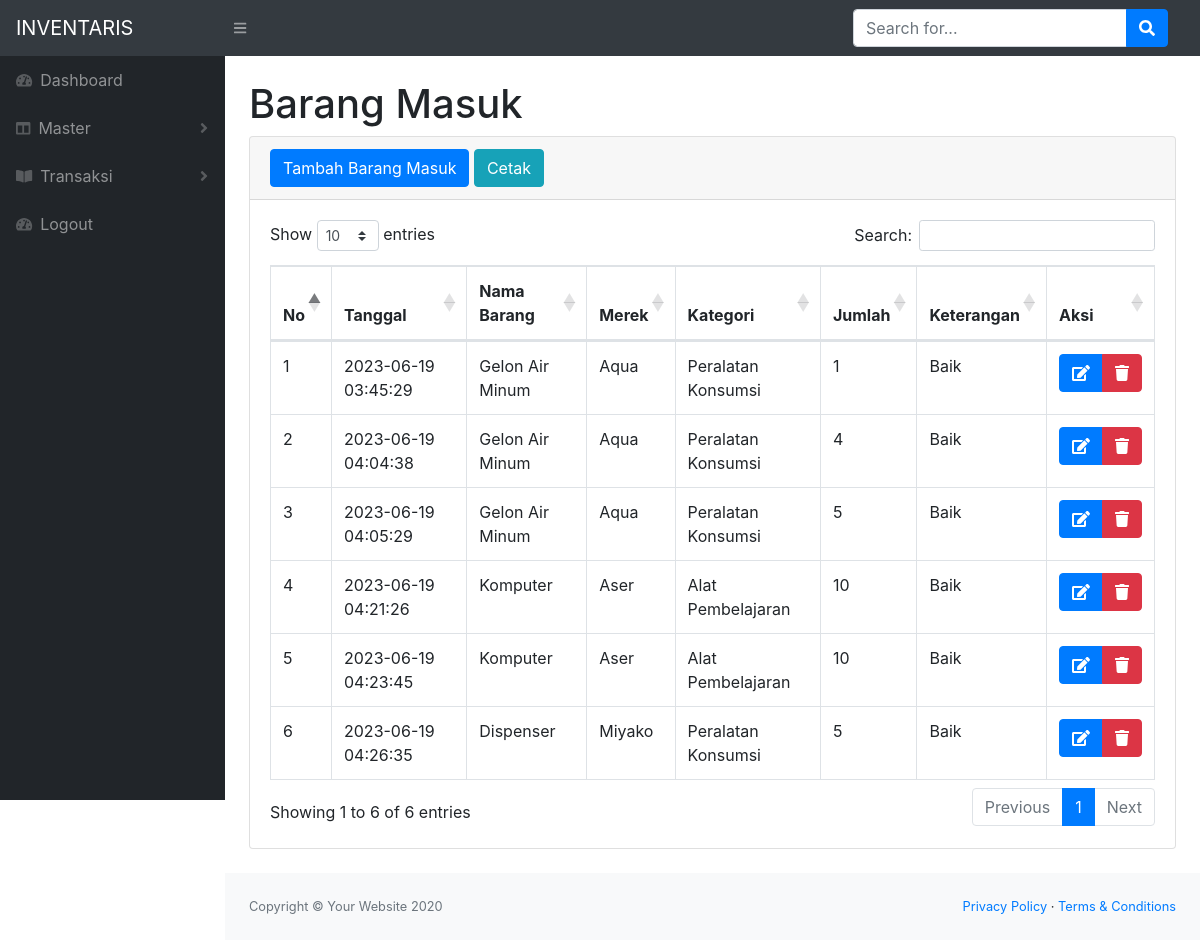
The app's page /barang_masuk.php with its own data.
### tables this page shows
CREATE TABLE `tb_barang_masuk` (
  `id_barang_masuk` int(11) NOT NULL,
  `tanggal` timestamp NOT NULL DEFAULT current_timestamp() ON UPDATE current_timestamp(),
  `jumlah_barang_masuk` int(11) NOT NULL,
  `ket_bMasuk` varchar(100) NOT NULL,
  `id_stok` int(11) NOT NULL,
  `id_merek` int(11) NOT NULL,
  `id_kategori` int(11) NOT NULL,
  `id_ruangan` int(11) NOT NULL
);

CREATE TABLE `tb_stok` (
  `id_stok` int(11) NOT NULL,
  `nama_barang` varchar(100) NOT NULL,
  `jumlah_stok` int(11) NOT NULL,
  `keterangan_barang` varchar(100) NOT NULL,
  `id_merek` int(11) NOT NULL,
  `id_kategori` int(11) NOT NULL,
  `id_kondisi_barang` int(11) NOT NULL,
  `id_ruangan` int(11) NOT NULL
);

CREATE TABLE `tb_merek` (
  `id_merek` int(11) NOT NULL,
  `nama_merek` varchar(100) NOT NULL,
  `keterangan` varchar(100) NOT NULL,
  `id_stok` int(11) NOT NULL
);

CREATE TABLE `tb_kategori` (
  `id_kategori` int(11) NOT NULL,
  `nama_kategori` varchar(100) NOT NULL,
  `keterangan` varchar(100) NOT NULL,
  `id_stok` int(11) NOT NULL
);

### barang_masuk.php (the view, shortened to what this page needs)
<?php
require 'function.php';
?>
<!DOCTYPE html>
<html lang="en">
    <head>
        <link href="css/styles.css" rel="stylesheet" />
        <link href="https://cdn.datatables.net/1.10.20/css/dataTables.bootstrap4.min.css" rel="stylesheet" />
    </head>
    <body class="sb-nav-fixed">
        <nav class="sb-topnav navbar navbar-expand navbar-dark bg-dark">
            <a class="navbar-brand" href="index.html">INVENTARIS</a>
            <button class="btn btn-link btn-sm order-1 order-lg-0" id="sidebarToggle" href="#"><i class="fas fa-bars"></i></button>
            <form class="d-none d-md-inline-block form-inline ml-auto mr-0 mr-md-3 my-2 my-md-0">
                <div class="input-group">
                    <input class="form-control" type="text" placeholder="Search for..." aria-label="Search" aria-describedby="basic-addon2" />
                    <div class="input-group-append">
                        <button class="btn btn-primary" type="button"><i class="fas fa-search"></i></button>
                    </div>
                </div>
            </form>
        </nav>
        <div id="layoutSidenav">
            <div id="layoutSidenav_nav">
                <nav class="sb-sidenav accordion sb-sidenav-dark" id="sidenavAccordion">
                    <div class="sb-sidenav-menu">
                        <div class="nav">
                            <a class="nav-link" href="index.php">
                                <div class="sb-nav-link-icon"><i class="fas fa-tachometer-alt"></i></div>
                                Dashboard
                            </a>
                            <a class="nav-link collapsed" href="#" data-toggle="collapse" data-target="#collapseLayouts" aria-expanded="false" aria-controls="collapseLayouts">
                                <div class="sb-nav-link-icon"><i class="fas fa-columns"></i></div>
                                Master
                                <div class="sb-sidenav-collapse-arrow"><i class="fas fa-angle-down"></i></div>
                            </a>
                            <a class="nav-link collapsed" href="#" data-toggle="collapse" data-target="#collapsePages" aria-expanded="false" aria-controls="collapsePages">
                                <div class="sb-nav-link-icon"><i class="fas fa-book-open"></i></div>
                                Transaksi
                                <div class="sb-sidenav-collapse-arrow"><i class="fas fa-angle-down"></i></div>
                            </a>
                            <a class="nav-link" href="login.php">
                                <div class="sb-nav-link-icon"><i class="fas fa-tachometer-alt"></i></div>
                                Logout
                            </a>
                        </div>
                </nav>
            </div>
            <div id="layoutSidenav_content">
                <main>
                    <div class="container-fluid">
                        <h1 class="mt-4">Barang Masuk</h1>
                        <div class="card mb-4">
                            <div class="card-header">
                                <button type="button" class="btn btn-primary" data-toggle="modal" data-target="#myModal">
                                    Tambah Barang Masuk
                                </button>
                                <a href="export/export_dataBMasuk.php" class="btn btn-info" target="_blank">Cetak</a>
                            </div>
                            <div class="card-body">
                                <div class="table-responsive">
                                    <table class="table table-bordered" id="dataTable" width="100%" cellspacing="0">
                                        <thead>
                                            <tr>
                                                <th>No</th>
                                                <th>Tanggal</th>
                                                <th>Nama Barang</th>
                                                <th>Merek</th>
                                                <th>Kategori</th>
                                                <th>Jumlah</th>
                                                <th>Keterangan</th>
                                                <th>Aksi</th>
                                            </tr>
                                        </thead>
                                        <tbody>
                                            <?php
                                                $i = 1;
                                                $showdataBMasuk = mysqli_query($conn, "SELECT * FROM tb_barang_masuk
                                                    INNER JOIN tb_stok ON tb_stok.id_stok = tb_barang_masuk.id_stok
                                                    INNER JOIN tb_merek ON tb_merek.id_merek = tb_barang_masuk.id_merek
                                                    INNER JOIN tb_kategori ON tb_kategori.id_kategori = tb_barang_masuk.id_kategori
                                                    INNER JOIN tb_ruangan ON tb_ruangan.id_ruangan = tb_barang_masuk.id_ruangan
                                                    ");
                                                while($data = mysqli_fetch_array($showdataBMasuk)){
                                            ?>
                                                <tr>
                                                    <td><?=$i++;?></td>
                                                    <td><?=$data['tanggal'];?></td>
                                                    <td><?=$data['nama_barang'];?></td>
                                                    <td><?=$data['nama_merek'];?></td>
                                                    <td><?=$data['nama_kategori'];?></td>
                                                    <td><?=$data['jumlah_barang_masuk'];?></td>
                                                    <td><?=$data['ket_bMasuk'];?></td>
                                                    <td>
                                                        <div class="btn-group" role="group" aria-label="Tombol Edit dan Delete" >
                                                            <button type="button" class="btn btn-primary" data-toggle="modal" data-target="#edit<?=$data['id_ruangan'];?>">
                                                                <i class="fas fa-edit"></i>
                                                            </button>
                                                            <button type="button" class="btn btn-danger" data-toggle="modal" data-target="#delete<?=$data['id_ruangan'];?>">
                                                                <i class="fas fa-trash"></i>
                                                            </button>
                                                        </div>
                                                    </td>
                                                </tr>
                                            <?php
                                                }
                                            ?>
                                        </tbody>
                                    </table>
                                </div>
                            </div>
                        </div>
                    </div>
                </main>
                <footer class="py-4 bg-light mt-auto">
                    <div class="container-fluid">
                        <div class="d-flex align-items-center justify-content-between small">
                            <div class="text-muted">Copyright &copy; Your Website 2020</div>
                            <div>
                                <a href="#">Privacy Policy</a>
                                &middot;
                                <a href="#">Terms &amp; Conditions</a>
                            </div>
                        </div>
                    </div>
                </footer>
            </div>
        </div>
    </body>
</html>

### records on screen
tb_barang_masuk: tanggal "2023-06-19 03:45:29", id_stok.nama_barang "Gelon Air Minum", id_merek.nama_merek "Aqua", id_kategori.nama_kategori "Peralatan Konsumsi", jumlah_barang_masuk "1", ket_bMasuk "Baik"
tb_barang_masuk: tanggal "2023-06-19 04:04:38", id_stok.nama_barang "Gelon Air Minum", id_merek.nama_merek "Aqua", id_kategori.nama_kategori "Peralatan Konsumsi", jumlah_barang_masuk "4", ket_bMasuk "Baik"
tb_barang_masuk: tanggal "2023-06-19 04:05:29", id_stok.nama_barang "Gelon Air Minum", id_merek.nama_merek "Aqua", id_kategori.nama_kategori "Peralatan Konsumsi", jumlah_barang_masuk "5", ket_bMasuk "Baik"
tb_barang_masuk: tanggal "2023-06-19 04:21:26", id_stok.nama_barang "Komputer", id_merek.nama_merek "Aser", id_kategori.nama_kategori "Alat Pembelajaran", jumlah_barang_masuk "10", ket_bMasuk "Baik"
tb_barang_masuk: tanggal "2023-06-19 04:23:45", id_stok.nama_barang "Komputer", id_merek.nama_merek "Aser", id_kategori.nama_kategori "Alat Pembelajaran", jumlah_barang_masuk "10", ket_bMasuk "Baik"
tb_barang_masuk: tanggal "2023-06-19 04:26:35", id_stok.nama_barang "Dispenser", id_merek.nama_merek "Miyako", id_kategori.nama_kategori "Peralatan Konsumsi", jumlah_barang_masuk "5", ket_bMasuk "Baik"
